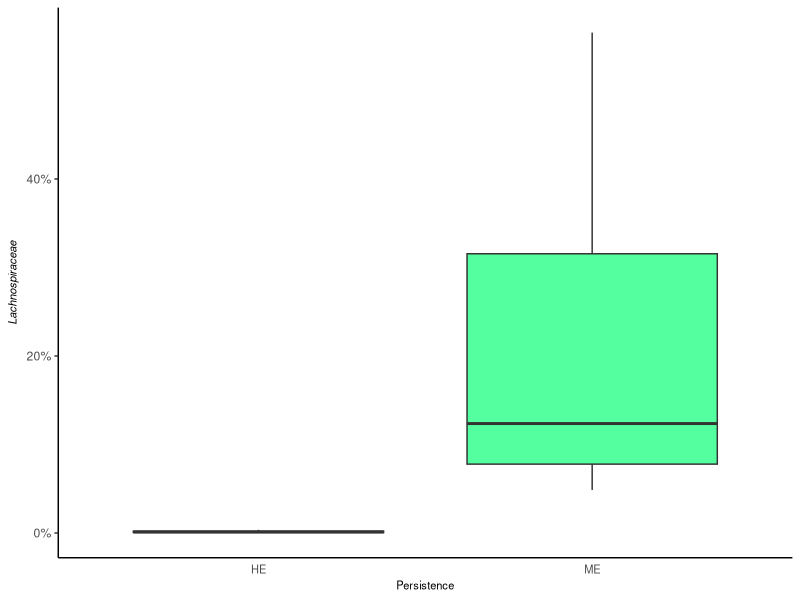
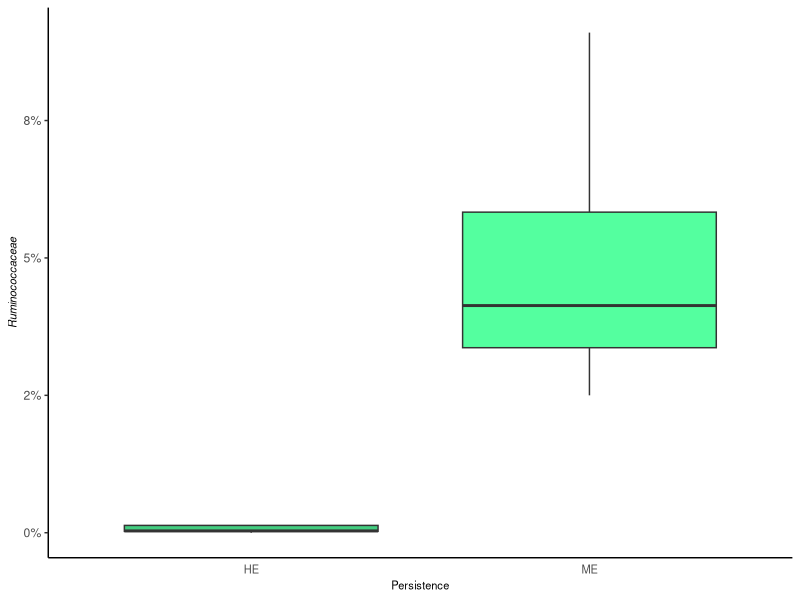
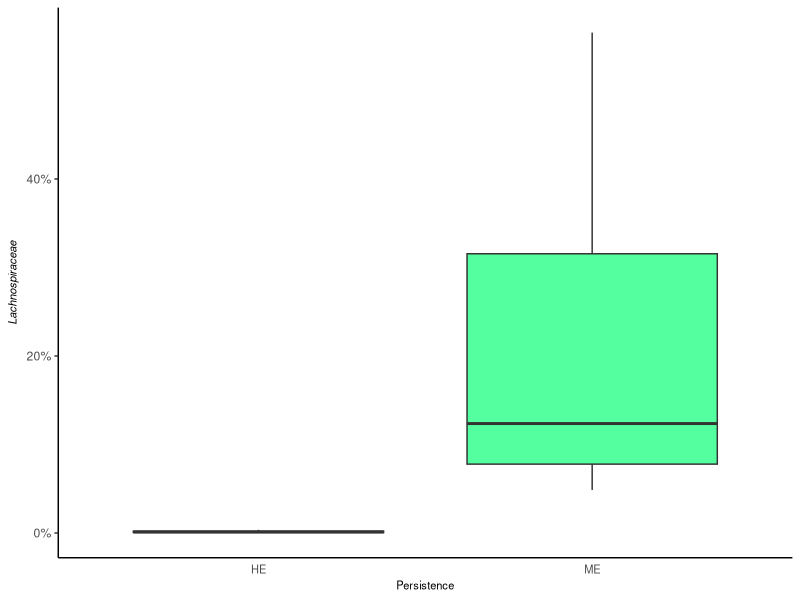
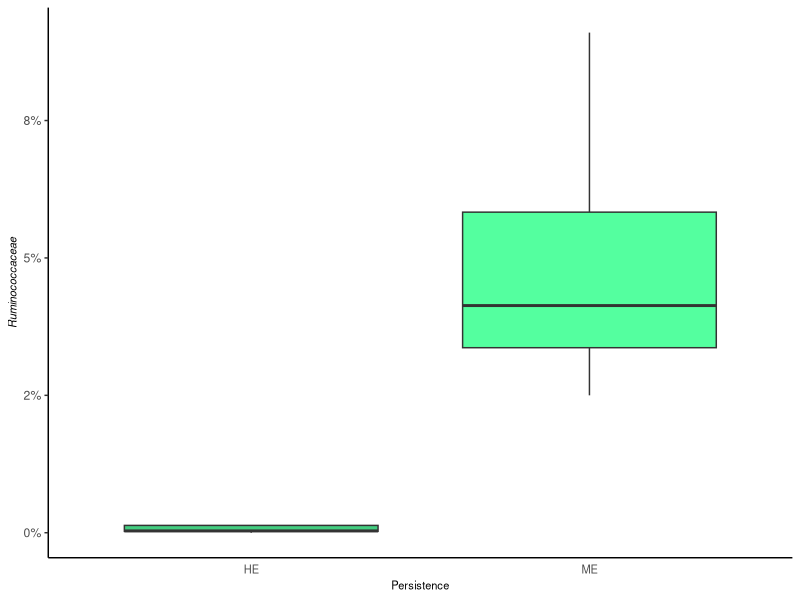

Reproduce these figures in R, in order.
#Figure S1B: Relative abundance of Lachnospiraceae and Ruminococcaceae at final time point for HE/ME groups
library(tidyverse)

# Load data
data <- read.csv("../data/metabolite_profiled_mice_081622.csv")
data$Treatment <- recode_factor(data$Treatment, pbs_water = 'CON', mp80_water = 'PRO', pbs_2fl = 'PRE', mp80_2fl = 'SYN')
data <- filter(data, !SampleID %in% c('lm3_d9', 'lm2_d9', 'lq1_d9', 'lq2_d9', 'lq3_d9', 'lo1_d9', 'lo2_d9', 'lo3_d9', 'lr1_d9', 'lr2_d9', 'lr3_d9')) #remove duplicate samples for final timepoint
data <- filter(data, TimePeriod %in% c(0, 4, 9))

data$TimePeriod <- recode_factor(data$TimePeriod, `0` = 'Baseline', `4` = 'Day 4', `9` = 'Final Day')
#Subset final day for significance testing
final_day <- data %>% filter(TimePeriod == 'Final Day') %>% filter(Treatment == "SYN")


final_day$Treatment <- factor(final_day$Treatment)
final_day$Responder <- as.factor(recode_factor(final_day$Responder, `1` = 'HE', `0` = 'ME'))

## HE/ME bif mice and proprotions of Lachno and Rumino
rumilab <- expression(paste(italic("Ruminococcaceae")))
lachlab <- expression(paste(italic("Lachnospiraceae")))
labs <- c("HE", "ME")

bif_status_lachno <-
  ggplot(final_day, aes(x = Responder, y = Lachnospiraceae, fill = Responder)) +
  geom_boxplot(outlier.shape = NA) +
  labs(y = lachlab, x = "Persistence") +
  scale_y_continuous(labels = scales::percent_format(accuracy = 1)) +
  # annotate("segment", x = 2, xend = 3, y = 0.11, yend = 0.11,
  #          colour = "black", size = 1) +
  # annotate("text", x = 2.5, y = 0.1125, label = "***", size = 8) +
  scale_fill_manual(values = c("seagreen3", "seagreen1"), labels=c("High", "Low")) +
  expand_limits(x = 0.5) +
  scale_x_discrete(labels = labs) +
  theme_bw() +
  theme(
    title = element_text(size = 8),
    axis.line.x = element_line(color = "black", size = .5),
    axis.line.y = element_line(color = "black", size = .5),
    axis.title.x = element_text(size = 8),
    axis.title.y = element_text(size = 8),
    axis.text.x = element_text(size = 8),
    axis.ticks.x = element_blank(),
    legend.title = element_text(size = 8),
    panel.grid.major = element_blank(),
    panel.grid.minor = element_blank(),
    legend.position = "none",
    panel.border = element_blank(),
    panel.background = element_blank()
  ) 
bif_status_lachno

ggsave(
  file = "lachno_final_day.tiff",
  plot = bif_status_lachno,
  width = 3,
  height = 3.5,
  dpi = 600)

bif_status_rumino <-
  ggplot(final_day, aes(x = Responder, y = Ruminococcaceae, fill = Responder)) +
  geom_boxplot(outlier.shape = NA) +
  labs(y = rumilab, x = "Persistence") +
  scale_y_continuous(labels = scales::percent_format(accuracy = 1)) +
  # annotate("segment", x = 2, xend = 3, y = 0.11, yend = 0.11,
  #          colour = "black", size = 1) +
  # annotate("text", x = 2.5, y = 0.1125, label = "***", size = 8) +
  scale_fill_manual(values = c("seagreen3", "seagreen1"), labels=c("High", "Low")) +
  expand_limits(x = 0.5) +
  scale_x_discrete(labels = labs) +
  theme_bw() +
  theme(
    title = element_text(size = 8),
    axis.line.x = element_line(color = "black", size = .5),
    axis.line.y = element_line(color = "black", size = .5),
    axis.title.x = element_text(size = 8),
    axis.title.y = element_text(size = 8),
    axis.text.x = element_text(size = 8),
    axis.ticks.x = element_blank(),
    legend.title = element_text(size = 8),
    panel.grid.major = element_blank(),
    panel.grid.minor = element_blank(),
    legend.position = "none",
    panel.border = element_blank(),
    panel.background = element_blank()
  ) 
bif_status_rumino

ggsave(
  file = "rumino_final_day.tiff",
  plot = bif_status_rumino,
  width = 3,
  height = 3.5,
  dpi = 600)
